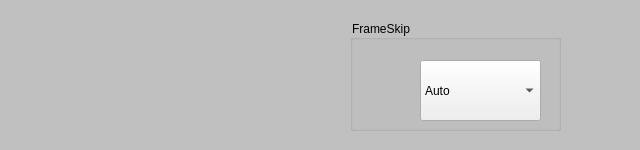
<ui version="4.0" >
 <class>videosettingsClass</class>
 <widget class="QWidget" name="videosettingsClass" >
  <property name="geometry" >
   <rect>
    <x>0</x>
    <y>0</y>
    <width>640</width>
    <height>150</height>
   </rect>
  </property>
  <property name="windowTitle" >
   <string>videosettings</string>
  </property>
  <widget class="QLabel" name="videolabel" >
   <property name="geometry" >
    <rect>
     <x>0</x>
     <y>0</y>
     <width>640</width>
     <height>150</height>
    </rect>
   </property>
   <property name="styleSheet" >
    <string notr="true" >QLabel{
background-color: rgb(192, 192, 192 );
}</string>
   </property>
   <property name="text" >
    <string/>
   </property>
  </widget>
  <widget class="QGroupBox" name="frameskipgroupBox" >
   <property name="geometry" >
    <rect>
     <x>350</x>
     <y>20</y>
     <width>211</width>
     <height>111</height>
    </rect>
   </property>
   <property name="styleSheet" >
    <string notr="true" >QGroupBox{
border-color: rgb(0, 0, 0);
background-color: rgb(192, 192, 192 );
}</string>
   </property>
   <property name="title" >
    <string>FrameSkip</string>
   </property>
   <widget class="QComboBox" name="frameSkipBox" >
    <property name="geometry" >
     <rect>
      <x>70</x>
      <y>40</y>
      <width>121</width>
      <height>61</height>
     </rect>
    </property>
    <item>
     <property name="text" >
      <string>Auto</string>
     </property>
    </item>
    <item>
     <property name="text" >
      <string>1</string>
     </property>
    </item>
    <item>
     <property name="text" >
      <string>2</string>
     </property>
    </item>
    <item>
     <property name="text" >
      <string>3</string>
     </property>
    </item>
    <item>
     <property name="text" >
      <string>4</string>
     </property>
    </item>
    <item>
     <property name="text" >
      <string>5</string>
     </property>
    </item>
    <item>
     <property name="text" >
      <string>6</string>
     </property>
    </item>
    <item>
     <property name="text" >
      <string>7</string>
     </property>
    </item>
    <item>
     <property name="text" >
      <string>8</string>
     </property>
    </item>
   </widget>
  </widget>
 </widget>
 <layoutdefault spacing="6" margin="11" />
 <resources/>
 <connections/>
</ui>
